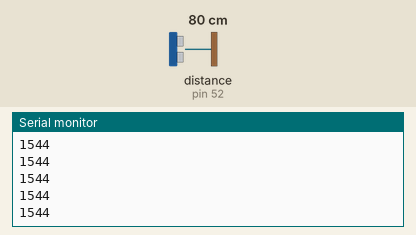
This sketch was run on a simulated Arduino Mega 2560, built with avr-gcc and run on an emulated ATmega2560. Parts: the last lines printed to the serial monitor. Wiring (inferred from the names in the program): ultrasonic range finder: trigger pin 50; echo pin 52. The inputs (shaded band) are chosen by the test bench; at power-on: distance to the obstacle (sensor on pin 52) 80 cm. The echo pulse lasts 58.3 µs per cm.

Above: at 1.2 s.
1.3 s: distance to the obstacle (sensor on pin 52) set to 2 cm
At 2.1 s:
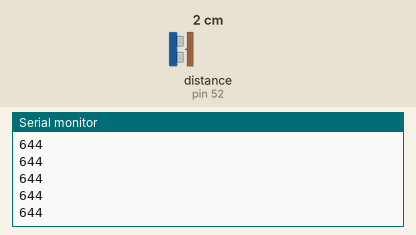
2.8 s: distance to the obstacle (sensor on pin 52) set to 4 cm
At 3.8 s:
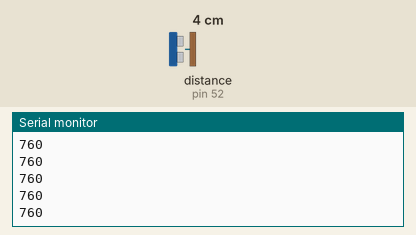
Timing chart, 0 to 5.8 s (numbered marks = the images above; inputs shaded):
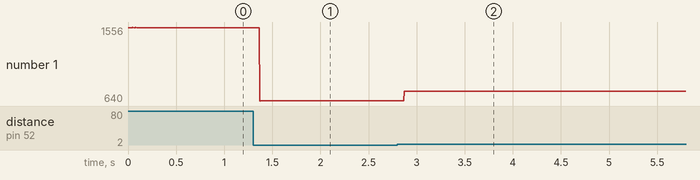

The sketch:

HC-SR04_Basic_Test.ino
```cpp
/*
 * created by Rui Santos, http://randomnerdtutorials.com
 *
 * Complete Guide for Ultrasonic Sensor HC-SR04
 *
    Ultrasonic sensor Pins:
        VCC: +5VDC
        Trig : Trigger (INPUT) - Pin11
        Echo: Echo (OUTPUT) - Pin 12
        GND: GND
 */

const int trigPin = 50;    //Trig - green Jumper
const int echoPin = 52;    //Echo - yellow Jumper
long duration, cm, lastCm, bench;

void setup() {
  //Serial Port begin
  Serial.begin (9600);
  //Define inputs and outputs
  pinMode(trigPin, OUTPUT);
  pinMode(echoPin, INPUT);
}

void loop()
{
 bench = micros();

  // The sensor is triggered by a HIGH pulse of 10 or more microseconds.
  // Give a short LOW pulse beforehand to ensure a clean HIGH pulse:
  digitalWrite(trigPin, LOW);
  delayMicroseconds(5);
  digitalWrite(trigPin, HIGH);
  delayMicroseconds(11);
  digitalWrite(trigPin, LOW);

  // Read the signal from the sensor: a HIGH pulse whose
  // duration is the time (in microseconds) from the sending
  // of the ping to the reception of its echo off of an object.
  pinMode(echoPin, INPUT);
  duration = pulseIn(echoPin, HIGH, 1455);

  // convert the time into a distance
  cm = duration / 58.2;
  /*if (round(lastCm) != round(cm)){
    Serial.print(cm);
    Serial.print("cm");
    Serial.println();
    lastCm = cm;
  }*/

  Serial.println(micros() - bench);
}
```

Measured:
- after the input at 1.3 s, the serial monitor: prints a new line after 0.07 s (image 1)
- after the input at 2.8 s, the serial monitor: prints a new line after 0.07 s (image 2)
- plotted number 1: 1544 → 644 after the input at 1.3 s, 644 → 760 after the input at 2.8 s
